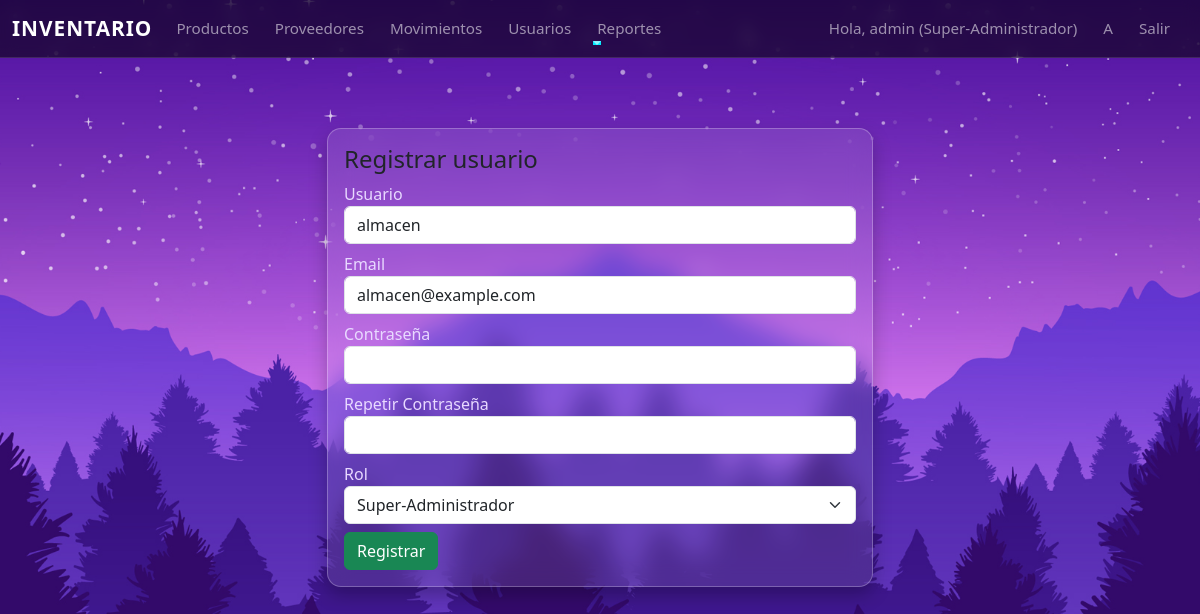
The page /user/editar/2 (signed in) on the database its author committed.
### app/models.py (models this page shows, shortened)
class User(UserMixin, db.Model):
    __tablename__ = 'usuarios'
    id = db.Column(db.Integer, primary_key=True)
    username = db.Column(db.String(80), unique=True, nullable=False)
    email = db.Column(db.String(120), unique=True, nullable=False)
    password_hash = db.Column(db.String(128), nullable=False)
    role_id = db.Column(db.Integer, db.ForeignKey('roles.id'), nullable=False)

class Role(db.Model):
    __tablename__ = 'roles'
    id = db.Column(db.Integer, primary_key=True)
    name = db.Column(db.String(64), unique=True, nullable=False)  # e.g. Super-Administrador, Almacenista, Consultor
    description = db.Column(db.String(200))
    users = db.relationship('User', backref='role', lazy=True)

### app/routes.py (the view, shortened to what this page needs)
@bp.route('/user/editar/<int:id>', methods=['GET','POST'])
@login_required
@roles_required('Super-Administrador')
def user_edit(id):
    user = User.query.get_or_404(id)
    form = RegisterForm(obj=user)
    form.role.choices = [(r.id, r.name) for r in Role.query.all()]
    return render_template('register.html', form=form, edit=True, user=user)

### app/forms.py
class RegisterForm(FlaskForm):
    username = StringField('Usuario', validators=[DataRequired(), Length(3,80)])
    email = StringField('Email', validators=[DataRequired(), Email()])
    password = PasswordField('Contraseña', validators=[DataRequired(), Length(6,128)])
    password2 = PasswordField('Repetir Contraseña', validators=[DataRequired(), EqualTo('password')])
    role = SelectField('Rol', coerce=int)
    submit = SubmitField('Registrar')

### app/models.py (called while the page is built)
@login_manager.user_loader
def load_user(user_id):
    return User.query.get(int(user_id))

### app/utils.py (called while the page is built)
def roles_required(*roles):
    def decorator(f):
        @wraps(f)
        def decorated_function(*args, **kwargs):
            if not current_user.is_authenticated:
                abort(403)
            if current_user.role is None:
                abort(403)
            if current_user.role.name not in roles:
                abort(403)
            return f(*args, **kwargs)
        return decorated_function
    return decorator

### app/templates/register.html (shortened to what this page needs)
{% extends "base.html" %}
{% block content %}
<div class="row justify-content-center">
  <div class="col-md-6">
    <div class="card">
      <div class="card-body">
        <h4>Registrar usuario</h4>
        <form method="post">
          <div class="mb-2">{{ form.username.label }} {{ form.username(class="form-control") }}</div>
          <div class="mb-2">{{ form.email.label }} {{ form.email(class="form-control") }}</div>
          <div class="mb-2">{{ form.password.label }} {{ form.password(class="form-control") }}</div>
          <div class="mb-2">{{ form.password2.label }} {{ form.password2(class="form-control") }}</div>
          <div class="mb-2">{{ form.role.label }} {{ form.role(class="form-select") }}</div>
          <div>{{ form.submit(class="btn btn-success") }}</div>
        </form>
      </div>
    </div>
  </div>
</div>
{% endblock %}

### app/templates/base.html (shortened to what this page needs)
<!doctype html>
<html lang="es">
<head>
  <link href="https://cdn.jsdelivr.net/npm/bootstrap@5.3.2/dist/css/bootstrap.min.css" rel="stylesheet">
  <link rel="stylesheet" href="{{ url_for('static', filename='styles.css') }}">
</head>
<body>
<nav class="navbar navbar-expand-lg navbar-dark bg-dark mb-3">
  <div class="container-fluid">
    <a class="navbar-brand" href="{{ url_for('main.dashboard') }}">Inventario</a>
    <div class="collapse navbar-collapse" id="nav">
      <ul class="navbar-nav me-auto">
        {% if current_user.is_authenticated %}
        <li class="nav-item"><a class="nav-link" href="{{ url_for('main.productos_list') }}">Productos</a></li>
        <li class="nav-item"><a class="nav-link" href="{{ url_for('main.proveedores_list') }}">Proveedores</a></li>
        <li class="nav-item"><a class="nav-link" href="{{ url_for('main.movimientos_list') }}">Movimientos</a></li>
        {% if current_user.is_authenticated and current_user.role.name == 'Super-Administrador' %}
        <li class="nav-item">
        <a class="nav-link" href="{{ url_for('main.users_list') }}">Usuarios</a>
        </li>
        {% endif %}
        <li class="nav-item dropdown">
          <a class="nav-link dropdown-toggle" href="#" data-bs-toggle="dropdown">Reportes</a>
        </li>
        {% endif %}
      </ul>
      <ul class="navbar-nav">
        {% if current_user.is_authenticated %}
          <li class="nav-item"><span class="nav-link">Hola, {{ current_user.username }} ({{ current_user.role.name }})</span></li>
          {% if current_user.role.name == 'Super-Administrador' %}
            <li class="nav-item"><a class="nav-link" href="{{ url_for('main.register') }}">A</a></li>
          {% endif %}
          <li class="nav-item"><a class="nav-link" href="{{ url_for('main.logout') }}">Salir</a></li>
        {% else %}
          <li class="nav-item"><a class="nav-link" href="{{ url_for('main.login') }}">Iniciar sesión</a></li>
        {% endif %}
      </ul>
    </div>
  </div>
</nav>
<div class="container">
  {% block content %}{% endblock %}
</div>
</body>
</html>

### app/static/styles.css (style rules this page uses)
.navbar { background: rgba(0,0,0,0.55) !important; backdrop-filter: blur(8px); border-bottom: 1px solid rgba(255,255,255,0.12); transition: background 0.3s ease; }
.navbar-brand { font-weight: 700; font-size: 1.3rem; letter-spacing: 1px; text-transform: uppercase; transition: transform .2s ease; }
.nav-link { position: relative; margin-right: 10px; font-size: 0.95rem; transition: color .2s ease; }
.nav-link::after { content: ""; position: absolute; width: 0; height: 2px; bottom: 3px; left: 0; background-color: #00eaff; transition: width .25s ease-in-out; }
.container { margin-top: 70px; }
html, body { height: 100%; margin: 0; padding: 0; }
body { background-image: url("../img.jpg"); background-size: cover; background-position: center; background-repeat: no-repeat; background-attachment: fixed; }
.card { background: rgba(255, 255, 255, 0.10) !important; backdrop-filter: blur(12px); border: 1px solid rgba(255, 255, 255, 0.25); box-shadow: 0 8px 18px rgba(0, 0, 0, 0.25); border-radius: 14px !important; }
.card-body p, .card-body div, .small.text-muted { color: #E8D9FF !important; }
.row { margin-top: 25px; }

### rows shown on the page
User: username "admin"
Role: role.name "Super-Administrador"
User: username "almacen", email "almacen@example.com", role "Super-Administrador"
